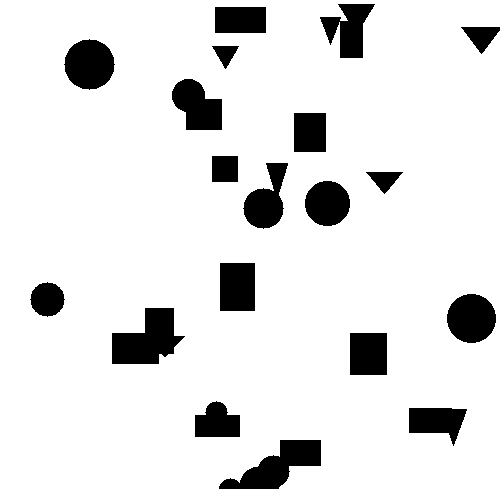
%> input picture random_map.bmp, 500 x 500 px
$ octave main.m   (GNU Octave 9; MATLAB toolbox functions it lacks are replaced by stand-ins)
%> lines starting %> are read from the running program, lines starting %| are printed output that depends on the picture; in (x1, y1, x2, y2) boxes, pixels count from 0 and x2, y2 are one past the last pixel; in counts of white or black regions, pixels touching at a corner belong together; the program's own positions count from 1
% DESCRIPTION
% This Project implements a Genetic Algorithm to plan a path for a robot,
% across an environment, with the intention of avoiding obstacles in minimal
% distance.

% QUESTIONS
%The following lines of Code pose three questions to the user, asking to
%specify their desired selection algorithm, crossover algorithm and mutation
%algorithm, for use in the Genetic Algorithm.
selectionType = input("Enter Selection Algorithm 0)Roulette Wheel, 1)Tournament, 2)Linear Rank?");
%> the answer given: 'random_map.bmp'
crossoverType = input("Enter Crossover Algorithm 0)1-Point, 1)Uniform?");
%> the answer given: 1
mutationType = input("Enter Mutation Algorithm 0)Value Encode, 1)Bit Flip?");
%> the answer given: 1

% PARAMETERS
%The following 7 lines of code establish variables that will largely remain
%static throughout the development of this genetic algorithm. The first
%three concern the confines of the environment that needs to be traversed,
%establishing the maximum and minimum coordinates of the image in the map
%variable.
map=im2bw(imread('random_map.bmp'));
%> map: size 500x500 logical; 89.3% white; 19 black regions, largest, box (x1, y1, x2, y2) and area: (112, 308, 185, 364) 2575, (219, 440, 321, 489) 2403, (64, 39, 115, 90) 1961
start = [1 1];
finish=[500 500];
%The 3 lines below establish the maximum amount of turning points for the
%robot, as well as amount of times the genetic algorithm will loop to get
%an optimum candidate solution, and the size of the population each time
%the genetic algorithm is processed.
noOfPointsInSolution = 10;
iterations = 20;
populationSize = 100;

% 1 INITIAL POPULATION
%Our initial random population is generated using the createPopulation
%function. This population has 100 chromosomes of randomly generated x and
%y coordinates.
population = createPopulation(populationSize,map,noOfPointsInSolution);
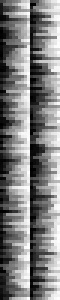
%> population: size 100x20 double (shown 3 times larger); min 1, max 500, mean 251.7; drawn with min black and max white
population = [population zeros(populationSize,1)];
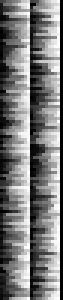
%> population: size 100x21 double (shown 3 times larger); min 0, max 500, mean 239.7; drawn with min black and max white
%The fittest variable, will be used to store the fittest chromosome of each
%generation, with an extra row, to store the final fittest chromosome to be
%plotted upon our map.
fittest = zeros(iterations+1,(size(population,2)));

% GENETIC ALGORITHM
%The following for loop repeats for the amount of iterations stated above.
%> the run ends on the next line
for k=1:iterations
% [159 lines not run here, left out]
function population = createPopulation(populationSize, map, noOfPointsInSolution)
  %Initially when creating our population, we should ensure that each value
  %adheres to the predetermined boundaries of our map, those being what we
  %have below.
  lowerBounds = ones(1,noOfPointsInSolution);
  upperBounds = size(map,1)*ones(1,noOfPointsInSolution);
  %Given that each of the ten turning points must have both a x coordinate
  %and a y coordinate, I create a population containing 20 alleles for each
  %chromosome.
  population = zeros(populationSize,noOfPointsInSolution*2);
  %The following for loop then generates two sets of ten values, the first
  %ten being the x coordinates and the second ten being the y coordinates.
  for i=1:populationSize
      xCoordinate = randi([min(lowerBounds),max(upperBounds)],1,noOfPointsInSolution);
      yCoordinate = randi([min(lowerBounds),max(upperBounds)],1,noOfPointsInSolution);
      path=[sort(xCoordinate(:));sort(yCoordinate(:))]';
      population(i,:)=path;
      %The above coordinates are then sorted ascendingly. Given the nature
      %of our problem and the characteristics of the environment I assume
      %that it would be best to ensure that both the x and y coordinates
      %are increasing at each turning point, as we are traversing a path
      %starting at 1,1 and ending at 500,500.
      %The sorted coordinates are then added in two parts to each
      %chromosome to our population, and then added to our path to be
      %parsed to the main method.
  end
end
